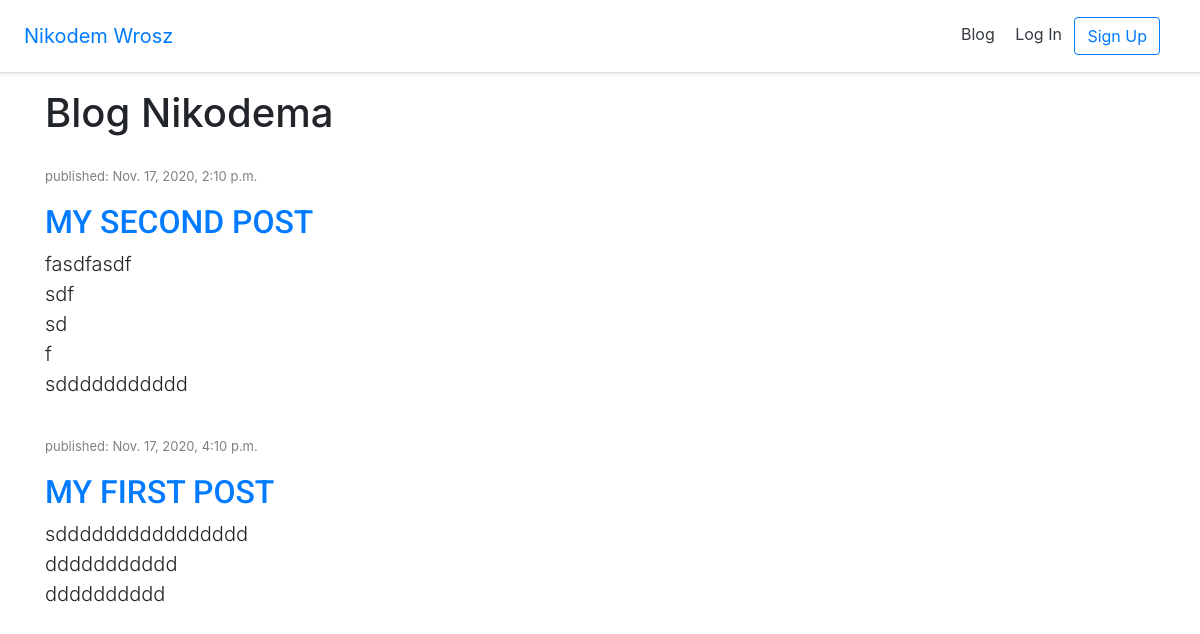
Page /blog/ on the earlier database version.
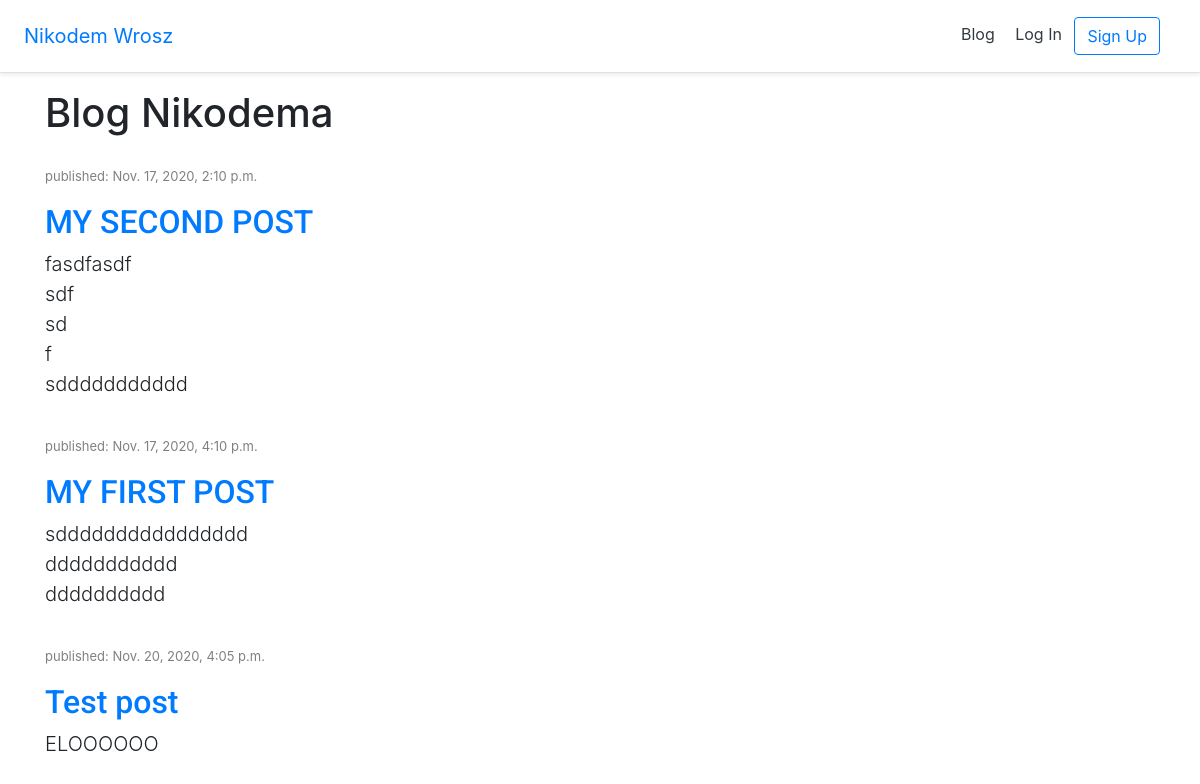
Same page on the later database version.
### blog/models.py (models this page shows, shortened)
class Post(models.Model):
    author = models.ForeignKey('users.CustomUser', on_delete=models.CASCADE)
    title = models.CharField(max_length=200)
    text = models.TextField()
    created_date = models.DateTimeField(
            default=timezone.now)
    published_date = models.DateTimeField(
            blank=True, null=True)

### blog/views.py (the view)
# urls.py: path('', views.post_list, name='post_list'),
def post_list(request):
    posts = Post.objects.filter(published_date__lte=timezone.now()).order_by('published_date')
    return render(request, 'blog/post_list.html',{'posts' : posts})

### templates/blog/post_list.html (shortened to what this page needs)
{% extends '_base.html' %}
{% load static %}
{% block content %}
<h1>Blog Nikodema</h1>
       {% for post in posts %}
            <div class="post">
                <p class="date">published: {{ post.published_date }}</p>
                <h2><a href="{% url 'post_detail' pk=post.pk %}">{{ post.title }}</a></h2>
                <p class="lead">{{ post.text|linebreaksbr }}</p>
            </div>
        {% endfor %}
{% endblock content %}

Differences in the rows shown:
added Post: published_date "Nov. 20, 2020, 4:05 p.m.", title "Test post", text "ELOOOOOO"
